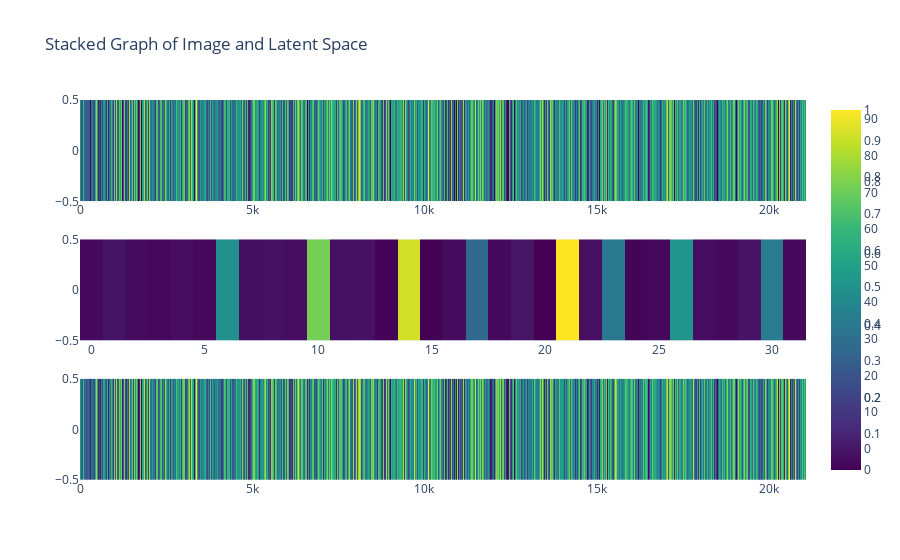

The notebook cell this image was saved under:
### Markdown cell above
### some diagnosis

### Code cell
importlib.reload(visualisation) # to allow modification of the script without restarting the whole session
visualisation.plot_single_obs_processing(x_train, autoencoder)

### Figure 1 — Plotly figure (JSON) as saved in the notebook; plotly's stock layout.template omitted (floating-point values rounded to 4 significant figures; data arrays with more than 128 entries replaced by an {"elided": "..."} marker saying what was removed)
{"data": [{"colorscale": [[0, "#440154"], [0.1111, "#482878"], [0.2222, "#3e4989"], [0.3333, "#31688e"], [0.4444, "#26828e"], [0.5556, "#1f9e89"], [0.6667, "#35b779"], [0.7778, "#6ece58"], [0.8889, "#b5de2b"], [1, "#fde725"]], "type": "heatmap", "xaxis": "x", "yaxis": "y", "z": {"elided": "1x21080 float values"}}, {"colorscale": [[0, "#440154"], [0.1111, "#482878"], [0.2222, "#3e4989"], [0.3333, "#31688e"], [0.4444, "#26828e"], [0.5556, "#1f9e89"], [0.6667, "#35b779"], [0.7778, "#6ece58"], [0.8889, "#b5de2b"], [1, "#fde725"]], "type": "heatmap", "xaxis": "x2", "yaxis": "y2", "z": [[-3.144, -0.4906, -3.032, -3.774, -2.244, -3.882, 43.63, -2.008, -1.207, -2.558, 71.65, -1.723, -1.356, -4.685, 85.79, -5.645, -2.661, 27.0, -3.427, -0.3022, -5.793, 92.48, -1.633, 33.84, -4.83, -3.437, 45.47, -2.455, -3.255, -0.7683, 35.25, -3.761]]}, {"colorscale": [[0, "#440154"], [0.1111, "#482878"], [0.2222, "#3e4989"], [0.3333, "#31688e"], [0.4444, "#26828e"], [0.5556, "#1f9e89"], [0.6667, "#35b779"], [0.7778, "#6ece58"], [0.8889, "#b5de2b"], [1, "#fde725"]], "type": "heatmap", "xaxis": "x3", "yaxis": "y3", "z": {"elided": "1x21080 float values"}}], "layout": {"showlegend": false, "title": {"text": "Stacked Graph of Image and Latent Space"}, "xaxis": {"anchor": "y", "domain": [0, 1]}, "xaxis2": {"anchor": "y2", "domain": [0, 1]}, "xaxis3": {"anchor": "y3", "domain": [0, 1]}, "yaxis": {"anchor": "x", "domain": [0.7333, 1]}, "yaxis2": {"anchor": "x2", "domain": [0.3667, 0.6333]}, "yaxis3": {"anchor": "x3", "domain": [0, 0.2667]}}}
